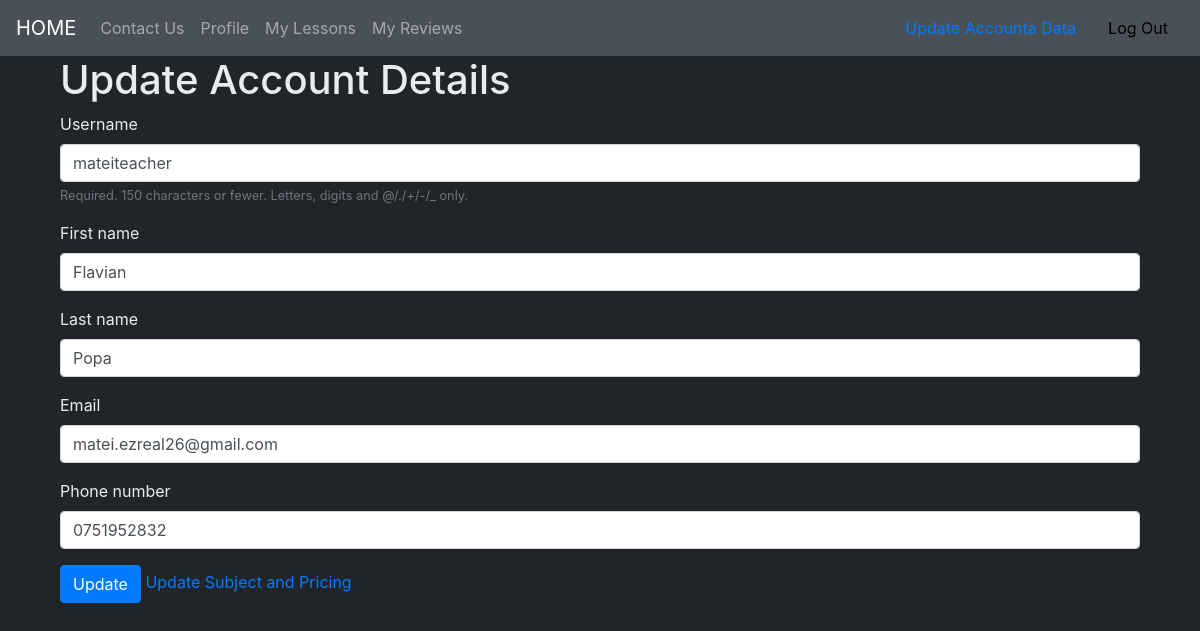
/accounts/update/teacher/9 (signed in), run on the app's committed database.
### accounts/models.py (models this page shows, shortened)
class User(AbstractUser):
    phone_number = models.CharField(max_length=10,blank=False, validators=[phone_number_validator], unique=True)
    email = models.EmailField(unique=True)
    is_student = models.BooleanField(default=False)
    is_teacher = models.BooleanField(default=False)

### accounts/views.py (the view, shortened to what this page needs)
# urls.py: path('update/teacher/<int:pk>',views.TeacherUpdateView.as_view(),name='update_teacher'),
@method_decorator([login_required, teacher_required], name='dispatch')
class TeacherUpdateView(UpdateView):
    model = User
    fields = ['username','first_name','last_name','email','phone_number']
    template_name = 'accounts/update_teacher.html'
    def get_context_data(self,**kwargs):
        context = super().get_context_data(**kwargs)
        context['user_id'] = self.request.user.pk
        return context

### accounts/templates/accounts/update_teacher.html (shortened to what this page needs)
{% extends 'base.html' %}
{% load django_bootstrap5 %}
{% block content %}
    <div class="container">
        {% if user_id == user.pk %}
            <h1>Update Account Details</h1>
            <form method="POST">
                {% bootstrap_form form %}
                <input type="submit" class="btn btn-primary" value="Update">
                <a href="{% url 'accounts:update_teacher_info' pk=user.teacher.pk %}">Update Subject and Pricing</a>
            </form>
        {% else %}
            <p>This is not your account!</p>
        {% endif %}
    </div>
{% endblock %}

### static/invicta/css/master.css (style rules this page uses)
body { background-color: #212529; color: #E9ECEF; }

### data on the page
User: username "mateiteacher", first_name "Flavian", last_name "Popa", email "matei.ezreal26@gmail.com", phone_number "0751952832"
